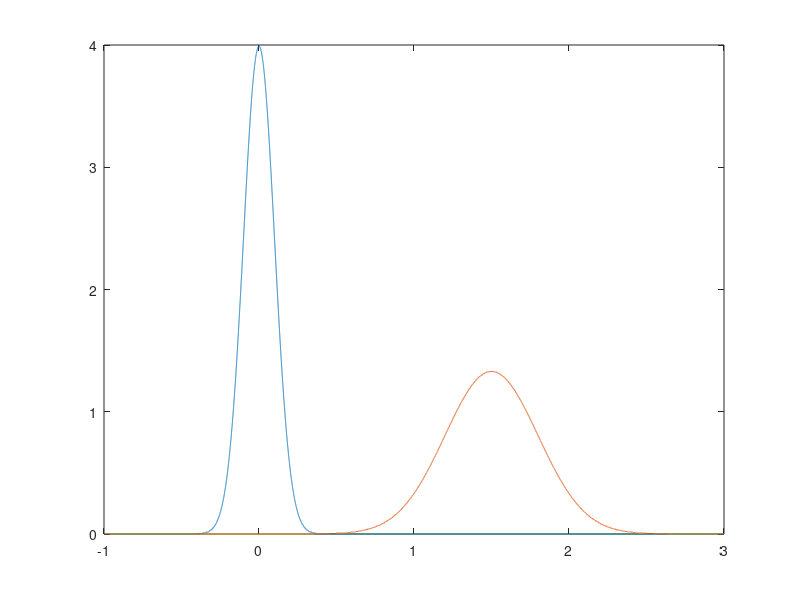

Here is the MATLAB script that generated this plot: (Note: this script raises an error after producing the figure.)
clear, clc;

a = -1;
b = 3;
ts = 1e-4;
x = a:ts:b;

len = length(x);

mu1 = 0;
mu2 = 1.5;

sigma1 = 0.1;
sigma2 = 0.3;

k1 = 1/(sqrt(2*pi)*sigma1);
k2 = 1/(sqrt(2*pi)*sigma2);

pw1 = 9999/10000;
pw2 = 1/10000;

p_x_w1 = k1 * exp( - (x-mu1).^2 / (2*sigma1^2) );
p_x_w2 = k2 * exp( - (x-mu2).^2 / (2*sigma2^2) );

plot(x, p_x_w1);
hold;
plot(x, p_x_w2);
hold;
line(-0.825,0:4);
line(0.45,0:4);
title("Healthy                                                  Sick");
xlabel("x");
ylabel("p(x|wi)");
legend("p(x|w1)","p(x|w2)");


